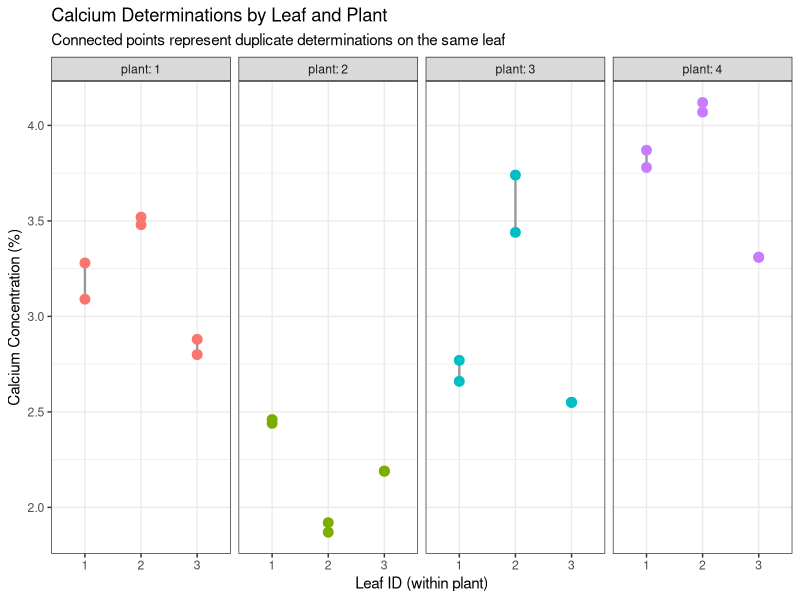

Write R code to recreate this figure. (Note: this script raises an error after producing the figure.)
## Assignment 2 ##
# Load Libaries
library(lme4)
library(multcomp)
library(lmerTest) 
library(emmeans)  
library(patchwork)
library(ggplot2)

setwd("C:/Users/lachl/Documents/Uni - DTU/02429 - Analysis of Correlated Data MLP/Data")
remove(list=ls())

# Q1


# Create data
df <- data.frame(
  plant = rep(1:4, each = 3),
  leaf  = rep(1:3, times = 4),
  det_1 = c(3.28, 3.52, 2.88, 2.46, 1.87, 2.19, 2.77, 3.74, 2.55, 3.78, 4.07, 3.31),
  det_2 = c(3.09, 3.48, 2.80, 2.44, 1.92, 2.19, 2.66, 3.44, 2.55, 3.87, 4.12, 3.31)
)
# Add row totals matching X_ij
df$total <- df$det_1 + df$det_2

# Alternative expression of df
df <- data.frame(
  plant = factor(rep(1:4, each = 6)),
  leaf  = factor(rep(rep(1:3, each = 2), times = 4)),
  calcium = c(
    3.28, 3.09, 3.52, 3.48, 2.88, 2.80, # Plant 1
    2.46, 2.44, 1.87, 1.92, 2.19, 2.19, # Plant 2
    2.77, 2.66, 3.74, 3.44, 2.55, 2.55, # Plant 3
    3.78, 3.87, 4.07, 4.12, 3.31, 3.31  # Plant 4
  )
)

# Data Visulisation
ggplot(df, aes(x = leaf, y = calcium)) +
  geom_line(aes(group = leaf), color = "gray60", linewidth = 0.8) +
  geom_point(aes(color = plant), size = 3) +
  facet_wrap(~ plant, labeller = label_both, nrow = 1) +
  labs(
    title = "Calcium Determinations by Leaf and Plant",
    subtitle = "Connected points represent duplicate determinations on the same leaf",
    x = "Leaf ID (within plant)",
    y = "Calcium Concentration (%)"
  ) +
  theme_bw() +
  theme(legend.position = "none")

library(tidyr)

# Reshape wide to compare det_1 vs det_2
diff_df <- df %>%
  mutate(determination = rep(c("d1", "d2"), 12)) %>%
  pivot_wider(names_from = determination, values_from = calcium) %>%
  mutate(
    diff = d1 - d2,
    mean_val = (d1 + d2) / 2
  )

ggplot(diff_df, aes(x = mean_val, y = diff, color = plant)) +
  geom_hline(yintercept = 0, linetype = "dashed", color = "black") +
  geom_point(size = 3) +
  labs(
    title = "Measurement Error: Difference between Duplicate Determinations",
    subtitle = "Points scattered symmetrically around 0 indicate unbiased analytical error",
    x = "Mean Determination Value (%)",
    y = "Determination 1 - Determination 2 (%)",
    color = "Plant"
  ) +
  theme_minimal()

# part i)
# Fit the Linear Mixed Model
# In lme4, nesting is specified as (1 | plant / leaf)
fit <- lmer(calcium ~ 1 + (1 | plant/leaf), data = df)
summary(fit)

# Extract variance components
var_comp <- as.data.frame(VarCorr(fit))
var_comp[, c("grp", "vcov", "sdcor")]

# Using aov with nested error terms
aov_fit <- aov(calcium ~ 1 + Error(plant/leaf), data = df)
summary(aov_fit)

# part ii) 


# part iii)
# a) Direct formula using coef summary
se_mean <- summary(fit)$coefficients["(Intercept)", "Std. Error"]
mu_hat  <- fixef(fit)["(Intercept)"]

# Normal Wald CI (default in large samples)
ci_wald_z <- mu_hat + c(-1, 1) * qnorm(0.975) * se_mean
ci_wald_z

# Or using confint with method = "Wald"
confint(fit, parm = "(Intercept)", method = "Wald")

# Note: With only 4 plants (3 degrees of freedom for the top level),
# a small-sample t-distribution (df = 3) is often preferred:
ci_wald_t <- mu_hat + c(-1, 1) * qt(0.975, df = 3) * se_mean
ci_wald_t

# b) Profile Confidence Interval
ci_profile <- confint(fit, parm = "(Intercept)", method = "profile")
ci_profile

# c) Bootstrap Confidence Interval (set seed for reproducibility)
set.seed(42)
ci_boot <- confint(fit, parm = "(Intercept)", method = "boot", nsim = 1000)
ci_boot
